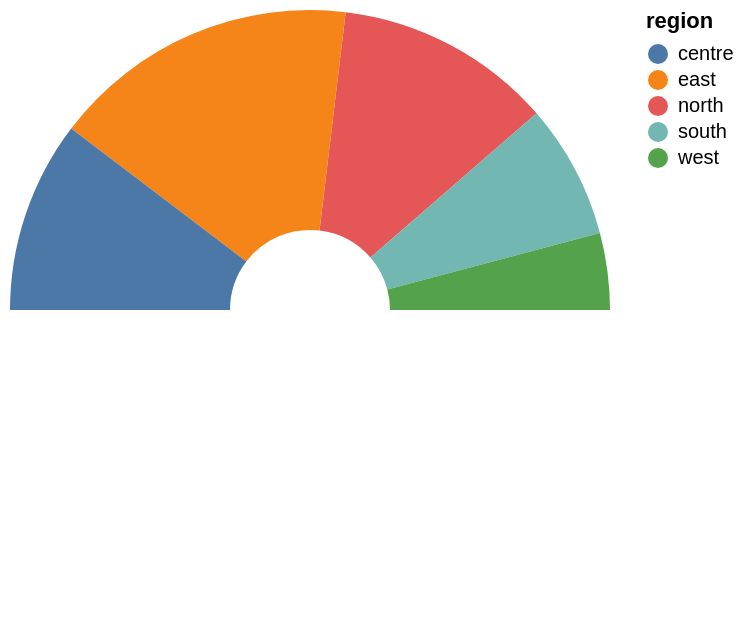

Describe this chart as a Vega-Lite specification.
### Vega-Lite specification from a JSON file in a GitHub repository (floating-point values rounded to 4 significant figures)
{"data": {"values": [{"region": "north", "sales": 34}, {"region": "south", "sales": 21}, {"region": "east", "sales": 48}, {"region": "west", "sales": 12}, {"region": "centre", "sales": 30}]}, "mark": {"type": "arc", "innerRadius": 40}, "encoding": {"theta": {"field": "sales", "type": "quantitative", "scale": {"range": [-1.571, 1.571]}, "stack": true}, "color": {"field": "region", "type": "nominal"}}}
